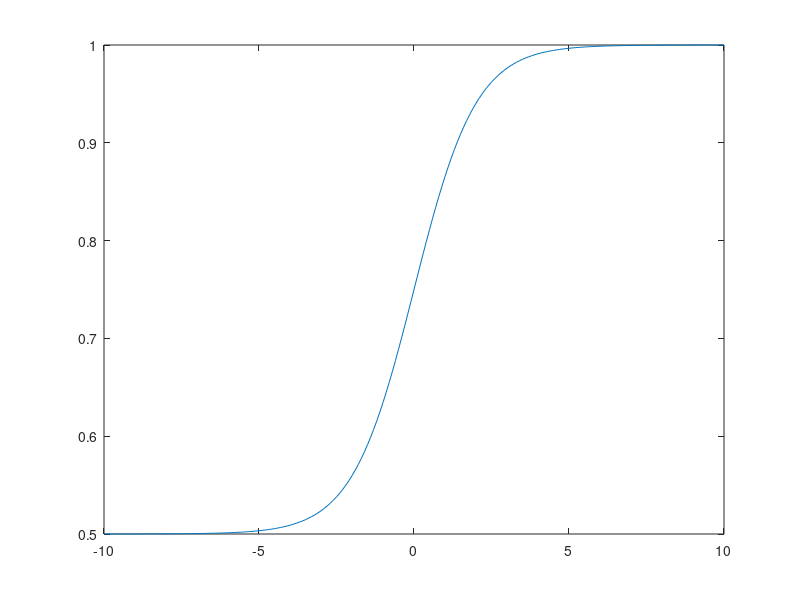

MATLAB code for this plot: (Note: this script raises an error after producing the figure.)
x = -10:0.1:10;
a = 0;
b = 1;
N = 2;
p = (1/N)+(1-1/N)*exp(a+b*x)./(1+exp(a+b*x));

link = @(mu) psylink(mu,N);
linkinv = @(resp) psylinkinv(resp,N);
linkd = @(mu) psylinkd(mu,N);

figure(1);clf;
plot(x,p)
hold on
plot(x,link(p))

%% Example

S.Link = link;
S.Inverse = linkinv;
S.Derivative = linkd;

s = 0.3;
g = 0.01;
P = @(x) min(s+g*max(x,(1/N-s)/g),1);
xx = 0:1:100;
nrep = 5;
yy = rand(numel(P(xx)),nrep) < P(xx)';

X = repmat(xx',nrep,1);
Y = yy(:);

figure(2);clf;
plot(X,Y,'*')

mdl = fitglm(X, Y,'distribution', 'binomial','link',S);
hold on
plot(xx',predict(mdl,xx'))
plot(xx',P(xx))


